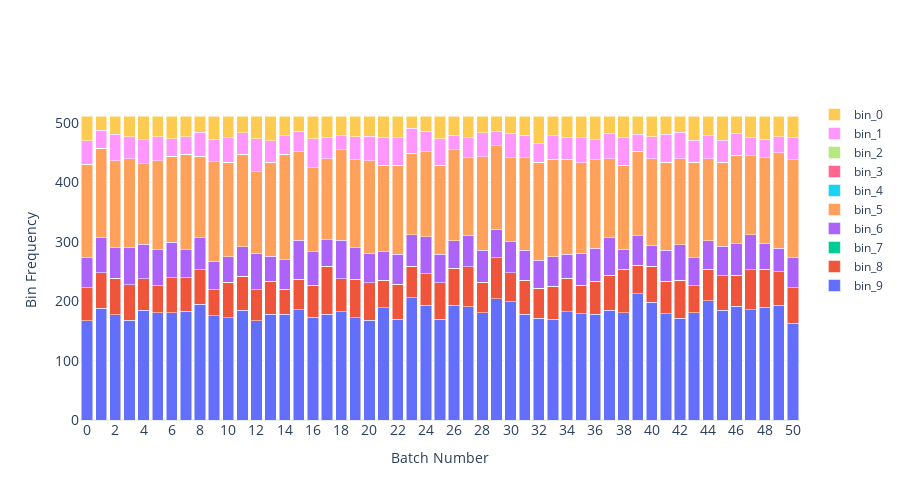

Source (notebook cell):
### Code cell
fig = plot_batches(all_batches)
fig.update_layout(
        autosize=False,
        width=900,
        height=500,
    # title_text="",
        yaxis=dict(
            title_text="Bin Frequency",
            titlefont=dict(size=14),
            tickfont=dict(size=14),
        ),
        xaxis=dict(
            title_text="Batch Number",
            titlefont=dict(size=14),
            tickfont=dict(size=14),
        ),
    barmode="stack",
    )
fig.write_image("imgs/chapter_14/wo_batchsamplers.png")
fig.show()

### Figure 1 — Plotly figure (JSON) as saved in the notebook; plotly's stock layout.template omitted (floating-point values rounded to 4 significant figures)
{"data": [{"name": "bin_9", "textposition": "auto", "type": "bar", "x": ["0", "1", "2", "3", "4", "5", "6", "7", "8", "9", "10", "11", "12", "13", "14", "15", "16", "17", "18", "19", "20", "21", "22", "23", "24", "25", "26", "27", "28", "29", "30", "31", "32", "33", "34", "35", "36", "37", "38", "39", "40", "41", "42", "43", "44", "45", "46", "47", "48", "49", "50"], "y": [167, 188, 177, 168, 185, 181, 181, 183, 195, 176, 172, 185, 167, 178, 178, 186, 173, 178, 182, 172, 168, 189, 170, 206, 193, 170, 193, 191, 181, 204, 199, 178, 171, 170, 182, 179, 178, 185, 181, 213, 198, 179, 171, 181, 201, 185, 192, 186, 190, 193, 163]}, {"name": "bin_8", "textposition": "auto", "type": "bar", "x": ["0", "1", "2", "3", "4", "5", "6", "7", "8", "9", "10", "11", "12", "13", "14", "15", "16", "17", "18", "19", "20", "21", "22", "23", "24", "25", "26", "27", "28", "29", "30", "31", "32", "33", "34", "35", "36", "37", "38", "39", "40", "41", "42", "43", "44", "45", "46", "47", "48", "49", "50"], "y": [56, 60, 62, 60, 53, 45, 59, 57, 58, 43, 60, 57, 52, 56, 42, 51, 54, 81, 56, 65, 63, 46, 59, 53, 53, 61, 63, 67, 51, 69, 49, 57, 51, 55, 57, 48, 56, 59, 73, 48, 61, 55, 64, 45, 53, 58, 52, 67, 64, 57, 60]}, {"name": "bin_7", "textposition": "auto", "type": "bar", "x": ["0", "1", "2", "3", "4", "5", "6", "7", "8", "9", "10", "11", "12", "13", "14", "15", "16", "17", "18", "19", "20", "21", "22", "23", "24", "25", "26", "27", "28", "29", "30", "31", "32", "33", "34", "35", "36", "37", "38", "39", "40", "41", "42", "43", "44", "45", "46", "47", "48", "49", "50"], "y": [0, 0, 0, 0, 0, 0, 0, 0, 0, 0, 0, 0, 0, 0, 0, 0, 0, 0, 0, 0, 0, 0, 0, 0, 0, 0, 0, 0, 0, 0, 0, 0, 0, 0, 0, 0, 0, 0, 0, 0, 0, 0, 0, 0, 0, 0, 0, 0, 0, 0, 0]}, {"name": "bin_6", "textposition": "auto", "type": "bar", "x": ["0", "1", "2", "3", "4", "5", "6", "7", "8", "9", "10", "11", "12", "13", "14", "15", "16", "17", "18", "19", "20", "21", "22", "23", "24", "25", "26", "27", "28", "29", "30", "31", "32", "33", "34", "35", "36", "37", "38", "39", "40", "41", "42", "43", "44", "45", "46", "47", "48", "49", "50"], "y": [51, 59, 51, 63, 58, 61, 59, 47, 54, 48, 43, 50, 62, 42, 50, 66, 56, 45, 65, 53, 50, 49, 50, 53, 63, 48, 46, 53, 54, 48, 53, 51, 47, 50, 40, 54, 55, 63, 34, 49, 35, 52, 60, 47, 48, 50, 53, 59, 44, 39, 51]}, {"name": "bin_5", "textposition": "auto", "type": "bar", "x": ["0", "1", "2", "3", "4", "5", "6", "7", "8", "9", "10", "11", "12", "13", "14", "15", "16", "17", "18", "19", "20", "21", "22", "23", "24", "25", "26", "27", "28", "29", "30", "31", "32", "33", "34", "35", "36", "37", "38", "39", "40", "41", "42", "43", "44", "45", "46", "47", "48", "49", "50"], "y": [157, 151, 147, 149, 136, 150, 145, 161, 137, 168, 159, 156, 137, 158, 178, 149, 142, 136, 152, 148, 156, 145, 150, 137, 143, 150, 153, 131, 157, 141, 141, 156, 165, 164, 160, 152, 149, 133, 141, 143, 146, 148, 145, 161, 138, 141, 149, 133, 144, 161, 164]}, {"name": "bin_4", "textposition": "auto", "type": "bar", "x": ["0", "1", "2", "3", "4", "5", "6", "7", "8", "9", "10", "11", "12", "13", "14", "15", "16", "17", "18", "19", "20", "21", "22", "23", "24", "25", "26", "27", "28", "29", "30", "31", "32", "33", "34", "35", "36", "37", "38", "39", "40", "41", "42", "43", "44", "45", "46", "47", "48", "49", "50"], "y": [0, 0, 0, 0, 0, 0, 0, 0, 0, 0, 0, 0, 0, 0, 0, 0, 0, 0, 0, 0, 0, 0, 0, 0, 0, 0, 0, 0, 0, 0, 0, 0, 0, 0, 0, 0, 0, 0, 0, 0, 0, 0, 0, 0, 0, 0, 0, 0, 0, 0, 0]}, {"name": "bin_3", "textposition": "auto", "type": "bar", "x": ["0", "1", "2", "3", "4", "5", "6", "7", "8", "9", "10", "11", "12", "13", "14", "15", "16", "17", "18", "19", "20", "21", "22", "23", "24", "25", "26", "27", "28", "29", "30", "31", "32", "33", "34", "35", "36", "37", "38", "39", "40", "41", "42", "43", "44", "45", "46", "47", "48", "49", "50"], "y": [0, 0, 0, 0, 0, 0, 0, 0, 0, 0, 0, 0, 0, 0, 0, 0, 0, 0, 0, 0, 0, 0, 0, 0, 0, 0, 0, 0, 0, 0, 0, 0, 0, 0, 0, 0, 0, 0, 0, 0, 0, 0, 0, 0, 0, 0, 0, 0, 0, 0, 0]}, {"name": "bin_2", "textposition": "auto", "type": "bar", "x": ["0", "1", "2", "3", "4", "5", "6", "7", "8", "9", "10", "11", "12", "13", "14", "15", "16", "17", "18", "19", "20", "21", "22", "23", "24", "25", "26", "27", "28", "29", "30", "31", "32", "33", "34", "35", "36", "37", "38", "39", "40", "41", "42", "43", "44", "45", "46", "47", "48", "49", "50"], "y": [0, 0, 0, 0, 0, 0, 0, 0, 0, 0, 0, 0, 0, 0, 0, 0, 0, 0, 0, 0, 0, 0, 0, 0, 0, 0, 0, 0, 0, 0, 0, 0, 0, 0, 0, 0, 0, 0, 0, 0, 0, 0, 0, 0, 0, 0, 0, 0, 0, 0, 0]}, {"name": "bin_1", "textposition": "auto", "type": "bar", "x": ["0", "1", "2", "3", "4", "5", "6", "7", "8", "9", "10", "11", "12", "13", "14", "15", "16", "17", "18", "19", "20", "21", "22", "23", "24", "25", "26", "27", "28", "29", "30", "31", "32", "33", "34", "35", "36", "37", "38", "39", "40", "41", "42", "43", "44", "45", "46", "47", "48", "49", "50"], "y": [39, 30, 44, 37, 40, 40, 30, 29, 41, 38, 41, 36, 56, 36, 31, 34, 49, 36, 24, 39, 41, 47, 46, 42, 34, 45, 25, 33, 41, 24, 41, 38, 31, 40, 37, 42, 34, 43, 47, 28, 37, 47, 45, 37, 39, 37, 37, 31, 31, 27, 38]}, {"name": "bin_0", "textposition": "auto", "type": "bar", "x": ["0", "1", "2", "3", "4", "5", "6", "7", "8", "9", "10", "11", "12", "13", "14", "15", "16", "17", "18", "19", "20", "21", "22", "23", "24", "25", "26", "27", "28", "29", "30", "31", "32", "33", "34", "35", "36", "37", "38", "39", "40", "41", "42", "43", "44", "45", "46", "47", "48", "49", "50"], "y": [42, 24, 31, 35, 40, 35, 38, 35, 27, 39, 37, 28, 38, 42, 33, 26, 38, 36, 33, 35, 34, 36, 37, 21, 26, 38, 32, 37, 28, 26, 29, 32, 47, 33, 36, 37, 40, 29, 36, 31, 35, 31, 27, 41, 33, 41, 29, 36, 39, 35, 36]}], "layout": {"autosize": false, "barmode": "stack", "height": 500, "width": 900, "xaxis": {"tickfont": {"size": 14}, "title": {"font": {"size": 14}, "text": "Batch Number"}}, "yaxis": {"tickfont": {"size": 14}, "title": {"font": {"size": 14}, "text": "Bin Frequency"}}}}
